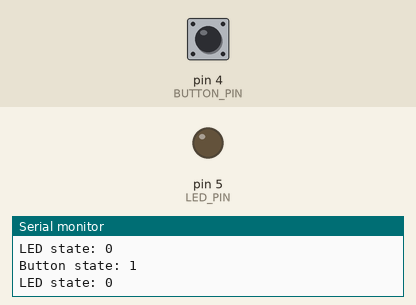
The program below on a simulated Arduino Uno, built with avr-gcc and run on an emulated ATmega328P. Shown: output pins drawn as LEDs (lit = HIGH), the last lines printed to the serial monitor. The test bench sets the inputs (shaded band); at power-on: pin 4 (BUTTON_PIN) HIGH.

Above: at 1.8 s.
1.9 s: pin 4 (BUTTON_PIN) pulled LOW for 0.6 s
At 3.0 s:
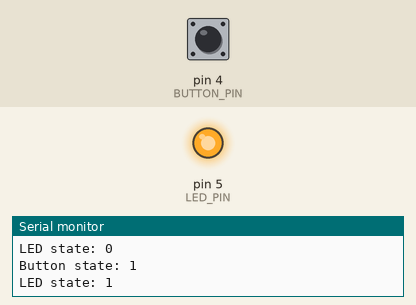
4.0 s: pin 4 (BUTTON_PIN) pulled LOW for 1 s
At 4.6 s:
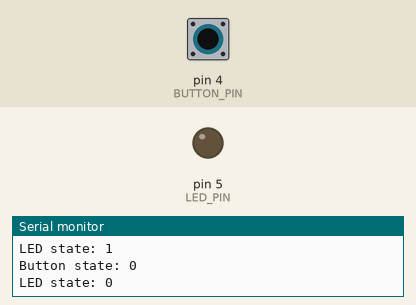
6.5 s: pin 4 (BUTTON_PIN) pulled LOW for 3.2 s
At 7.7 s:
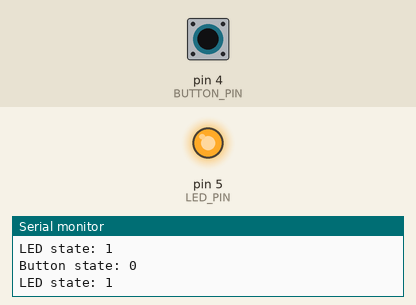
Timing chart, 0 to 9.5 s (numbered marks = the images above; inputs shaded):
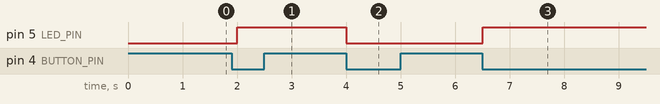

Measured:
- after the input at 1.9 s, pin 5 (LED_PIN): LOW → HIGH after 0.10 s
- after the input at 4.0 s, pin 5 (LED_PIN): HIGH → LOW at once
- after the input at 6.5 s, pin 5 (LED_PIN): LOW → HIGH at once

The program:

main.cpp
```cpp
#include <Arduino.h>

#define BUTTON_PIN 4
#define LED_PIN 5

bool ledState = false;
int lastButtonState = HIGH;

void validateButtonState(int buttonState, bool &ledState, int &lastButtonState) {
    if (buttonState == LOW && lastButtonState == HIGH) {
        ledState = !ledState;
        digitalWrite(LED_PIN, ledState);
    }
    lastButtonState = buttonState;
}

void setup() {
    pinMode(BUTTON_PIN, INPUT_PULLUP);
    pinMode(LED_PIN, OUTPUT);
    Serial.begin(115200);
}

void loop() {
    int buttonState = digitalRead(BUTTON_PIN);
    Serial.print("Button state: ");
    Serial.println(buttonState);

    Serial.print("LED state: ");
    Serial.println(ledState);

    validateButtonState(buttonState, ledState, lastButtonState);

    delay(500);
}
```
